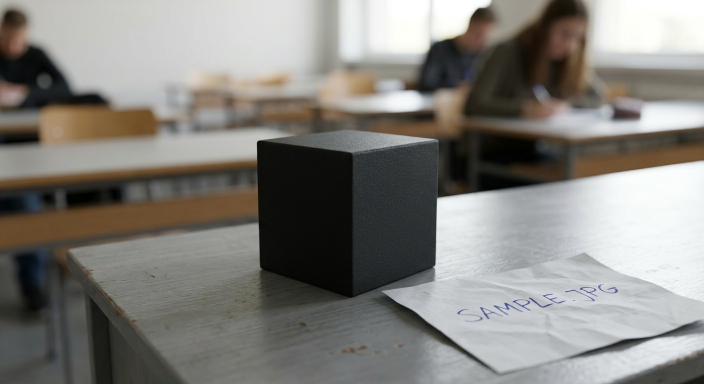
#> input picture sample.jpg, 1408 x 768 px (shown at 1/2 size)
$ python Task4.py
#> lines starting #> are read from the running program, lines starting #| are printed output that depends on the picture
# Sample Execution:
# Sample Input
# Input Array: 1080 × 1920 × 3 uint8 matrix — Step Factor N = 8
# Sample Output
# --- DOWNSAMPLING ANALYSIS (N = 8) ---
# Original Shape     : (1080, 1920, 3) | Memory: 6,220,800 bytes
# Downsampled Shape   : (135, 240, 3) | Memory: 97,200 bytes
# Re-expanded Shape   : (1080, 1920, 3) | Visual: Blocky Pixelation
# Dimension Reduction: 87.50% reduction per axis
# Memory Savings      : 98.44% data reduction

import matplotlib.pyplot as plt
import numpy as np
from PIL import Image
import os

# 1. Load image into a NumPy array
img_path = "sample.jpg"

# Automatically create a sample image if it doesn't exist
if not os.path.exists(img_path):
    test_data = np.random.randint(0, 256, (1080, 1920, 3), dtype=np.uint8)
    Image.fromarray(test_data).save(img_path)
    print(f"Generated a synthetic image at '{img_path}' for testing.")
img = np.array(Image.open(img_path))
#> img is the input picture: shape (768, 1408, 3); mean R, G, B 131.2, 128.8, 124.3

N = 8  # Step factor

# 2. Downsample using NumPy striding
downsampled = img[::N, ::N, :]
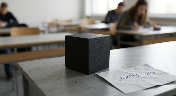
#> downsampled: shape (96, 176, 3); mean R, G, B 131.3, 129.2, 124.5

# 3. Re-expand back to original dimensions using np.repeat
re_expanded = np.repeat(downsampled, N, axis=0)
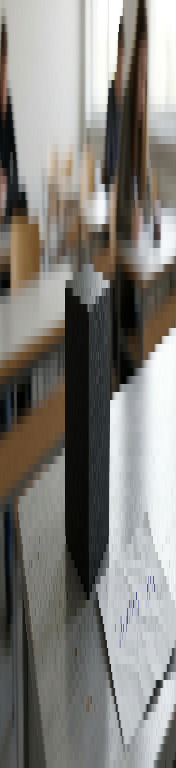
#> re_expanded: shape (768, 176, 3); mean R, G, B 131.3, 129.2, 124.5
re_expanded = np.repeat(re_expanded, N, axis=1)
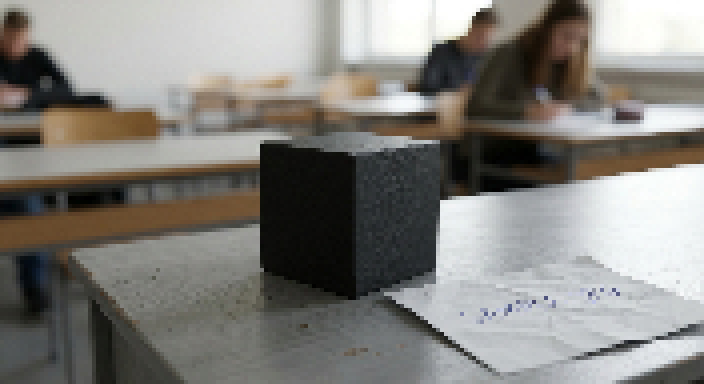
#> re_expanded: shape (768, 1408, 3) (shown at 1/2 size); mean R, G, B 131.3, 129.2, 124.5

# Handle cases where original dims aren't perfectly divisible by N
re_expanded = re_expanded[: img.shape[0], : img.shape[1], :]

# 4. Calculate percentage drop in dimensions and memory
original_mem = img.nbytes
#> original_mem = 3244032
downsampled_mem = downsampled.nbytes
#> downsampled_mem = 50688

dim_reduction = (1 - (downsampled.shape[0] / img.shape[0])) * 100
#> dim_reduction = 87.5
mem_reduction = (1 - (downsampled_mem / original_mem)) * 100
#> mem_reduction = 98.44

# Console Output Summary
print(f"--- DOWNSAMPLING ANALYSIS (N = {N}) ---")
print(f"Original Shape      : {img.shape} | Memory: {original_mem:,} bytes")
#| Original Shape      : (768, 1408, 3) | Memory: 3,244,032 bytes
print(f"Downsampled Shape   : {downsampled.shape} | Memory: {downsampled_mem:,} bytes")
#| Downsampled Shape   : (96, 176, 3) | Memory: 50,688 bytes
print(f"Re-expanded Shape   : {re_expanded.shape} | Visual: Blocky Pixelation")
#| Re-expanded Shape   : (768, 1408, 3) | Visual: Blocky Pixelation
print(f"Dimension Reduction : {dim_reduction:.2f}% reduction per axis")
#| Dimension Reduction : 87.50% reduction per axis
print(f"Memory Savings      : {mem_reduction:.2f}% data reduction")
#| Memory Savings      : 98.44% data reduction

# Display original vs pixelated comparison
fig, axes = plt.subplots(1, 2, figsize=(12, 6))

axes[0].imshow(img)
axes[0].set_title("Original Image")
axes[0].axis("off")

axes[1].imshow(re_expanded)
axes[1].set_title(f"Pixelated (N={N})")
axes[1].axis("off")

plt.tight_layout()
plt.show()
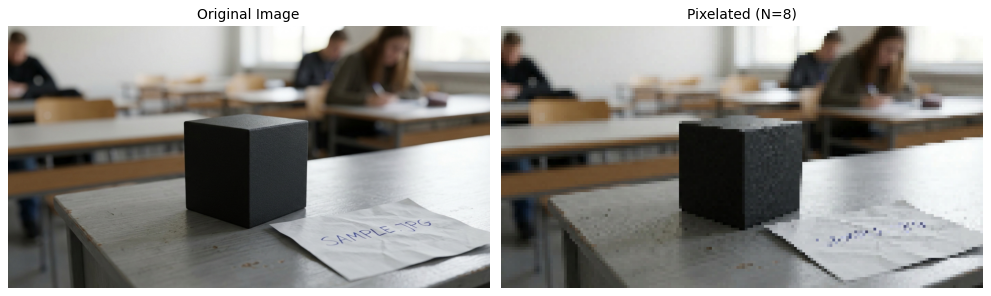
#> figure drawn by matplotlib, 2 panels
